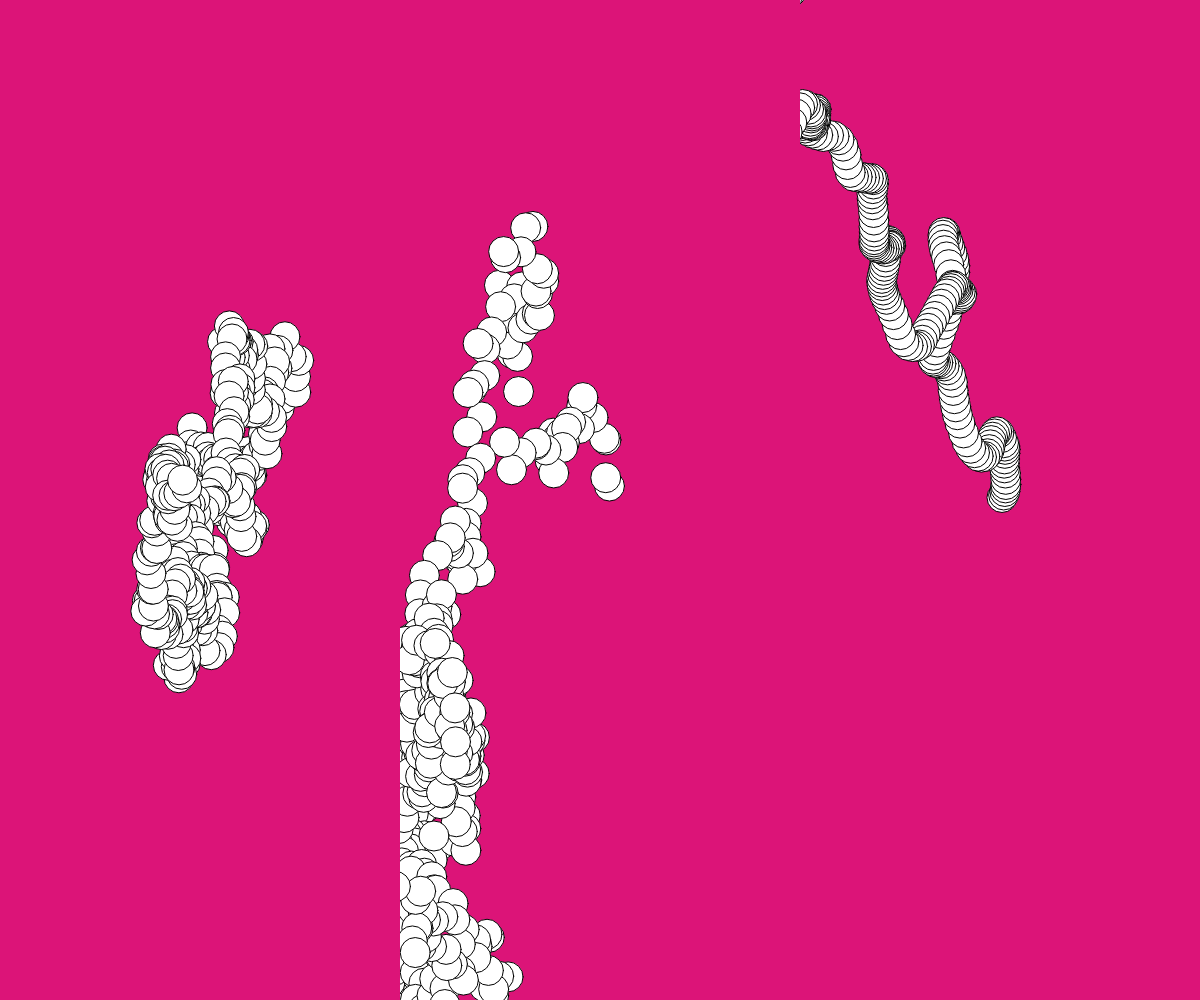
Frame 1 (no input)
Frame 2 (the mouse pressed at the canvas centre, redrawn once): identical to frame 1, image omitted

The p5.js sketch that drew this single still picture (run headless with seeded random() and noise() and a simulated clock; the mouse was pressed at the canvas centre and the sketch redrawn once):

// p5.js sketch
// ── sketch.js
const GRID_SIZE = 2;

let canvs = [];

function drawRandom(pg) {
  pg.background(220, 20, 120);
  pg.stroke(0);
  pg.fill(255);

  let x = pg.width / 2;
  let y = pg.height / 2;
  for (let i = 0; i < 512; i++) {
    pg.ellipse(x, y, 30);
    x += random(-pg.width / 50, pg.width / 50);
    y += random(-pg.height / 50, pg.height / 50);
  }
}

function drawGaussian(pg) {
  pg.background(220, 20, 120);
  pg.stroke(0);
  pg.fill(255);

  let x = pg.width / 2;
  let y = pg.height / 2;
  for (let i = 0; i < 512; i++) {
    x += randomGaussian(0, pg.width / 50);
    y += randomGaussian(0, pg.height / 50);
    pg.ellipse(x, y, 30);
  }
}

function drawNoise(pg) {
  pg.background(220, 20, 120);
  pg.stroke(0);
  pg.fill(255);

  let x = pg.width / 2;
  let y = pg.height / 2;
  for (let i = 0; i < 512; i++) {
    x += map(noise(i / 10, PI), 0, 1, -pg.width / 50, pg.width / 50);
    y += map(noise(i / 10, TWO_PI), 0, 1, -pg.height / 50, pg.height / 50);
    pg.ellipse(x, y, 30);
  }
}

function setup() {
  createCanvas(windowWidth, windowHeight);
  noLoop();

  for (let i = 0; i < 3; i++) {
    canvs.push(createGraphics(width / 3, height));
  }

  drawRandom(canvs[0]);
  drawGaussian(canvs[1]);
  drawNoise(canvs[2]);
}

function draw() {
  background(255);

  for (let i = 0; i < 3; i++) {
    image(canvs[i], i * canvs[i].width, 0);
  }
}
